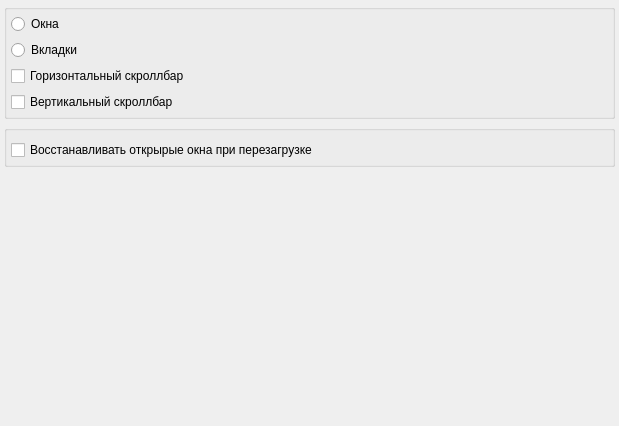
<?xml version="1.0" encoding="UTF-8"?>
<ui version="4.0">
 <class>SettingsGuiCore</class>
 <widget class="QWidget" name="SettingsGuiCore">
  <property name="geometry">
   <rect>
    <x>0</x>
    <y>0</y>
    <width>619</width>
    <height>426</height>
   </rect>
  </property>
  <property name="windowTitle">
   <string>Form</string>
  </property>
  <layout class="QVBoxLayout" name="verticalLayout">
   <property name="leftMargin">
    <number>4</number>
   </property>
   <property name="topMargin">
    <number>4</number>
   </property>
   <property name="rightMargin">
    <number>4</number>
   </property>
   <property name="bottomMargin">
    <number>4</number>
   </property>
   <item>
    <widget class="QGroupBox" name="_groupBoxMdi">
     <property name="title">
      <string/>
     </property>
     <layout class="QVBoxLayout" name="verticalLayout_2">
      <property name="leftMargin">
       <number>4</number>
      </property>
      <property name="topMargin">
       <number>4</number>
      </property>
      <property name="rightMargin">
       <number>4</number>
      </property>
      <property name="bottomMargin">
       <number>4</number>
      </property>
      <item>
       <widget class="QRadioButton" name="radioButtonWindows">
        <property name="text">
         <string>Окна</string>
        </property>
       </widget>
      </item>
      <item>
       <widget class="QRadioButton" name="radioButtonTabs">
        <property name="text">
         <string>Вкладки</string>
        </property>
       </widget>
      </item>
      <item>
       <widget class="QCheckBox" name="checkBoxHScrollbar">
        <property name="text">
         <string>Горизонтальный скроллбар</string>
        </property>
       </widget>
      </item>
      <item>
       <widget class="QCheckBox" name="checkBoxVScrollbar">
        <property name="text">
         <string>Вертикальный скроллбар</string>
        </property>
       </widget>
      </item>
     </layout>
    </widget>
   </item>
   <item>
    <widget class="QGroupBox" name="groupBox_2">
     <property name="title">
      <string/>
     </property>
     <layout class="QVBoxLayout" name="verticalLayout_3">
      <property name="spacing">
       <number>4</number>
      </property>
      <property name="leftMargin">
       <number>4</number>
      </property>
      <property name="rightMargin">
       <number>4</number>
      </property>
      <property name="bottomMargin">
       <number>4</number>
      </property>
      <item>
       <widget class="QCheckBox" name="_checkBoxOpenWidgets">
        <property name="text">
         <string>Восстанавливать открырые окна при перезагрузке</string>
        </property>
       </widget>
      </item>
     </layout>
    </widget>
   </item>
   <item>
    <spacer name="verticalSpacer">
     <property name="orientation">
      <enum>Qt::Vertical</enum>
     </property>
     <property name="sizeHint" stdset="0">
      <size>
       <width>20</width>
       <height>3</height>
      </size>
     </property>
    </spacer>
   </item>
  </layout>
 </widget>
 <resources/>
 <connections/>
</ui>
